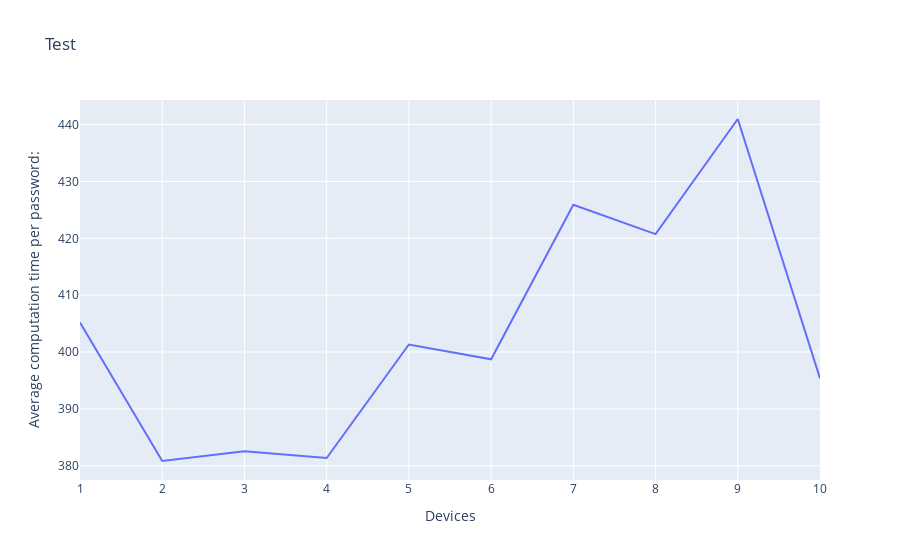

Write notebook code for a chart like this one.
### Code cell
fig = px.line(df, x="Devices", y="Average computation time per password:", title='Test')
#layout = go.Layout(yaxis=dict(tickformat=".2%"))
#fig.update_layout(yaxis_tickformat=".2%")
fig.update_yaxes(type='linear')
fig.show()

### Figure 1 — Plotly figure (JSON) as saved in the notebook; plotly's stock layout.template omitted (floating-point values rounded to 4 significant figures)
{"data": [{"hovertemplate": "Devices=%{x}<br>Average computation time per password:=%{y}<extra></extra>", "legendgroup": "", "line": {"color": "#636efa", "dash": "solid"}, "marker": {"symbol": "circle"}, "mode": "lines", "name": "", "orientation": "v", "showlegend": false, "type": "scatter", "x": [1, 2, 3, 4, 5, 6, 7, 8, 9, 10], "xaxis": "x", "y": ["405.19", "380.84", "382.57", "381.37", "401.33", "398.72", "425.89", "420.73", "440.98", "395.37"], "yaxis": "y"}], "layout": {"legend": {"tracegroupgap": 0}, "title": {"text": "Test"}, "xaxis": {"anchor": "y", "domain": [0, 1], "title": {"text": "Devices"}}, "yaxis": {"anchor": "x", "domain": [0, 1], "title": {"text": "Average computation time per password:"}, "type": "linear"}}}
